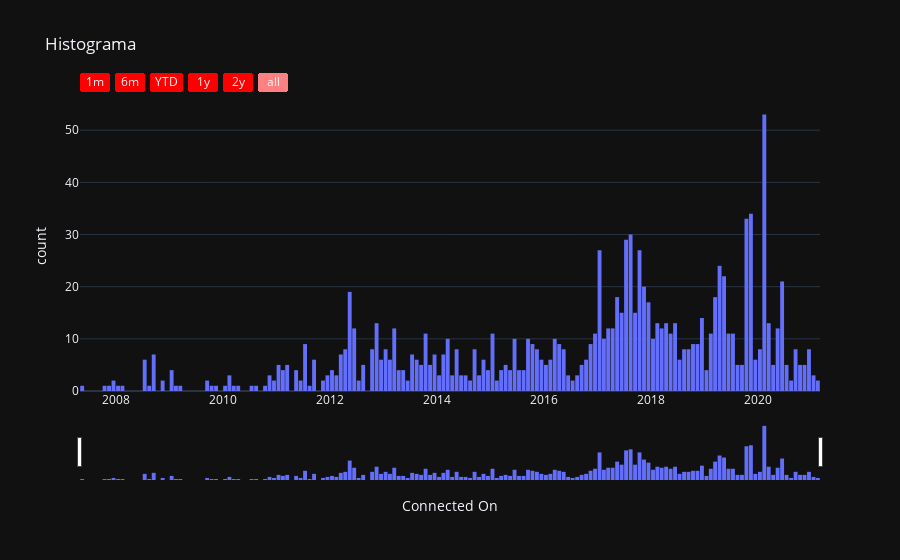

Notebook code cell kept with this figure:
### Markdown cell above
Ahora vamos a usar el histograma, y personalizamos mucho más el gráfico, añadiendo botones y slider para mejorar la visualización en un período tan largo. La agrupación además la hacemos por mes, no por día

### Code cell
fig0 = px.histogram(df, x="Connected On", y="First Name", histfunc="count", title="Histograma", 
                    template="plotly_dark")
fig0.update_traces(xbins_size="M1")
fig0.update_layout(bargap=0.1)
fig0.update_xaxes(
    rangeslider_visible=True,
    rangeselector=dict(
        buttons=list([
            dict(count=1, label="1m", step="month", stepmode="backward"),
            dict(count=6, label="6m", step="month", stepmode="backward"),
            dict(count=1, label="YTD", step="year", stepmode="todate"),
            dict(count=1, label="1y", step="year", stepmode="backward"),
            dict(count=2, label="2y", step="year", stepmode="backward"),
            dict(step="all")
        ]),
        bgcolor="#ff0000"
    )
)
fig0.show()

### Figure 1 — Plotly figure (JSON) as saved in the notebook; plotly's stock layout.template omitted (floating-point values rounded to 4 significant figures; data arrays with more than 128 entries replaced by an {"elided": "..."} marker saying what was removed)
{"data": [{"alignmentgroup": "True", "bingroup": "x", "histfunc": "count", "hovertemplate": "Connected On=%{x}<br>count=%{y}<extra></extra>", "legendgroup": "", "marker": {"color": "#636efa"}, "name": "", "offsetgroup": "", "orientation": "v", "showlegend": false, "type": "histogram", "x": {"elided": "1158 str values"}, "xaxis": "x", "xbins": {"size": "M1"}, "y": {"elided": "1158 str values"}, "yaxis": "y"}], "layout": {"bargap": 0.1, "barmode": "relative", "legend": {"tracegroupgap": 0}, "title": {"text": "Histograma"}, "xaxis": {"anchor": "y", "domain": [0, 1], "rangeselector": {"bgcolor": "#ff0000", "buttons": [{"count": 1, "label": "1m", "step": "month", "stepmode": "backward"}, {"count": 6, "label": "6m", "step": "month", "stepmode": "backward"}, {"count": 1, "label": "YTD", "step": "year", "stepmode": "todate"}, {"count": 1, "label": "1y", "step": "year", "stepmode": "backward"}, {"count": 2, "label": "2y", "step": "year", "stepmode": "backward"}, {"step": "all"}]}, "rangeslider": {"visible": true}, "title": {"text": "Connected On"}}, "yaxis": {"anchor": "x", "domain": [0, 1], "title": {"text": "count"}}}}
